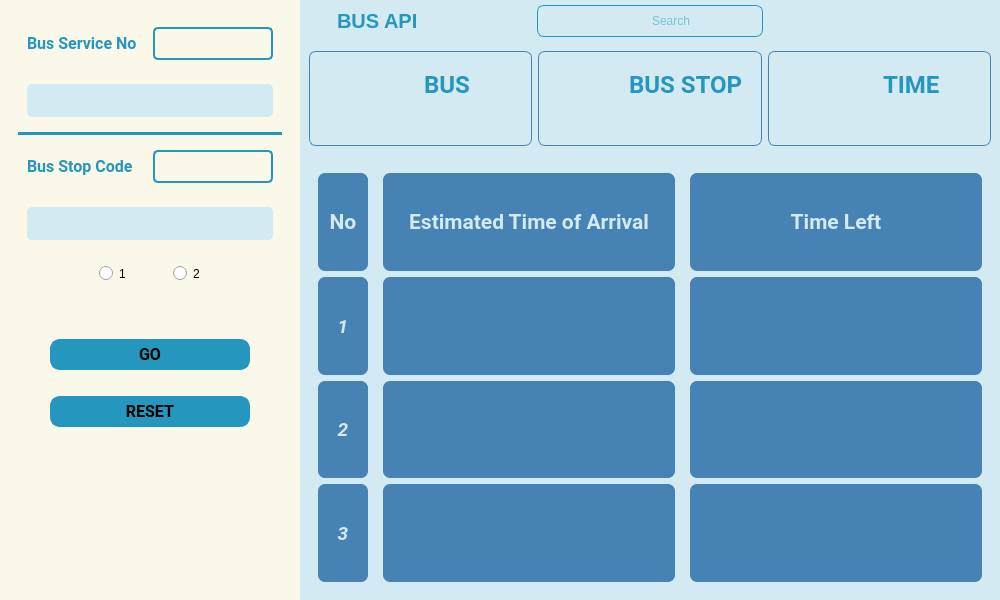
<?xml version="1.0" encoding="UTF-8"?>
<ui version="4.0">
 <class>Page2</class>
 <widget class="QMainWindow" name="Page2">
  <property name="geometry">
   <rect>
    <x>0</x>
    <y>0</y>
    <width>1000</width>
    <height>600</height>
   </rect>
  </property>
  <property name="windowTitle">
   <string>MainWindow</string>
  </property>
  <property name="styleSheet">
   <string notr="true"/>
  </property>
  <widget class="QWidget" name="centralwidget">
   <property name="styleSheet">
    <string notr="true">#leftMenu{
	background-color:#f9f8e9;
}
#mainBody{
	background-color:#d3eaf2;
}
*{
	color:#000;
	border:none;
}
QLabel{
	color:#2596be;
}
#searchFrame{
	border-radius:7px;
	border:1px solid#2596be;
	padding: 3px;
}
#busLe1, #busLe2{
	background:transparent;
	border:1px solid#2596be;
}
#lineEdit{
	background:transparent;
	color:#2596be;
}
#card{
	border:1px;
	border-radius:5px;
}
#line{
	background-color:#2596be;
}
#record,#record1,#record2,#record3{
	border:1px solid#2596be;
}
#requestBtn,#resetBtn{
	border: 2px solid#2596be;
	background-color:#2596be;
	border-radius:10px;
	padding:4px;
}
#busLe1, #busLe2 {
	padding:4px;
	border-radius:5px;
	border:2px solid#2596be;
	color:#2596be;
}
#busServiceCombo,#busStopCombo{
	padding:6px;
	border-radius:5px;
	color:#2596be;
}
#record,#record1,#record2,#record3{
	border:0px;
}
#noText, #etaText, #timeLeftText, #No1,#eta1,#timeLeft1, #No2,#eta2,#timeLeft2, #No3,#eta3,#timeLeft3{
	background-color:#4682B4;
	border-radius:7px;
	color: #d3eaf2;
}
#card1,#card2,#card3{
	border:1px solid#4682B4;
	border-radius:7px;
}
QComboBox{
	background-color:#d3eaf2;
}
QComboBox::editable{
	background: white;
}
QComboBox::drop-down{
	border:none;
}
QComboBox::down-arrow{
	image: url(:/blueicons/assets/icons/blue/arrow-down.svg);
	width:30px;
	height:30px;
	margin-right:30px;
}</string>
   </property>
   <layout class="QHBoxLayout" name="horizontalLayout_2">
    <property name="spacing">
     <number>0</number>
    </property>
    <property name="leftMargin">
     <number>0</number>
    </property>
    <property name="topMargin">
     <number>0</number>
    </property>
    <property name="rightMargin">
     <number>0</number>
    </property>
    <property name="bottomMargin">
     <number>0</number>
    </property>
    <item>
     <widget class="QWidget" name="leftMenu" native="true">
      <property name="maximumSize">
       <size>
        <width>300</width>
        <height>16777215</height>
       </size>
      </property>
      <layout class="QVBoxLayout" name="verticalLayout_5">
       <item alignment="Qt::AlignTop">
        <widget class="QFrame" name="inputFrame">
         <property name="frameShape">
          <enum>QFrame::StyledPanel</enum>
         </property>
         <property name="frameShadow">
          <enum>QFrame::Raised</enum>
         </property>
         <layout class="QVBoxLayout" name="verticalLayout_6">
          <item alignment="Qt::AlignBottom">
           <widget class="QFrame" name="frame_9">
            <property name="frameShape">
             <enum>QFrame::StyledPanel</enum>
            </property>
            <property name="frameShadow">
             <enum>QFrame::Raised</enum>
            </property>
            <layout class="QHBoxLayout" name="horizontalLayout_19">
             <item>
              <widget class="QLabel" name="label_20">
               <property name="minimumSize">
                <size>
                 <width>120</width>
                 <height>0</height>
                </size>
               </property>
               <property name="maximumSize">
                <size>
                 <width>120</width>
                 <height>16777215</height>
                </size>
               </property>
               <property name="font">
                <font>
                 <family>Roboto</family>
                 <pointsize>12</pointsize>
                 <bold>true</bold>
                </font>
               </property>
               <property name="text">
                <string>Bus Service No</string>
               </property>
              </widget>
             </item>
             <item>
              <widget class="QLineEdit" name="busLe1">
               <property name="font">
                <font>
                 <family>Roboto</family>
                 <pointsize>12</pointsize>
                </font>
               </property>
              </widget>
             </item>
            </layout>
           </widget>
          </item>
          <item>
           <widget class="QFrame" name="frame_10">
            <property name="frameShape">
             <enum>QFrame::StyledPanel</enum>
            </property>
            <property name="frameShadow">
             <enum>QFrame::Raised</enum>
            </property>
            <layout class="QHBoxLayout" name="horizontalLayout_16">
             <item>
              <widget class="QComboBox" name="busServiceCombo">
               <property name="font">
                <font>
                 <family>Roboto</family>
                 <pointsize>12</pointsize>
                 <italic>false</italic>
                </font>
               </property>
               <property name="iconSize">
                <size>
                 <width>16</width>
                 <height>16</height>
                </size>
               </property>
               <property name="placeholderText">
                <string/>
               </property>
              </widget>
             </item>
            </layout>
           </widget>
          </item>
          <item>
           <widget class="Line" name="line">
            <property name="lineWidth">
             <number>1</number>
            </property>
            <property name="orientation">
             <enum>Qt::Horizontal</enum>
            </property>
           </widget>
          </item>
          <item alignment="Qt::AlignBottom">
           <widget class="QFrame" name="frame_11">
            <property name="frameShape">
             <enum>QFrame::StyledPanel</enum>
            </property>
            <property name="frameShadow">
             <enum>QFrame::Raised</enum>
            </property>
            <layout class="QHBoxLayout" name="horizontalLayout_17">
             <item>
              <widget class="QLabel" name="label_21">
               <property name="minimumSize">
                <size>
                 <width>120</width>
                 <height>0</height>
                </size>
               </property>
               <property name="maximumSize">
                <size>
                 <width>120</width>
                 <height>16777215</height>
                </size>
               </property>
               <property name="font">
                <font>
                 <family>Roboto</family>
                 <pointsize>12</pointsize>
                 <bold>true</bold>
                </font>
               </property>
               <property name="text">
                <string>Bus Stop Code</string>
               </property>
              </widget>
             </item>
             <item>
              <widget class="QLineEdit" name="busLe2">
               <property name="font">
                <font>
                 <family>Roboto</family>
                 <pointsize>12</pointsize>
                </font>
               </property>
              </widget>
             </item>
            </layout>
           </widget>
          </item>
          <item>
           <widget class="QFrame" name="frame_5">
            <property name="frameShape">
             <enum>QFrame::StyledPanel</enum>
            </property>
            <property name="frameShadow">
             <enum>QFrame::Raised</enum>
            </property>
            <layout class="QVBoxLayout" name="verticalLayout_7">
             <item>
              <widget class="QComboBox" name="busStopCombo">
               <property name="font">
                <font>
                 <family>Roboto</family>
                 <pointsize>12</pointsize>
                </font>
               </property>
              </widget>
             </item>
            </layout>
           </widget>
          </item>
          <item alignment="Qt::AlignHCenter">
           <widget class="QFrame" name="frame_6">
            <property name="frameShape">
             <enum>QFrame::StyledPanel</enum>
            </property>
            <property name="frameShadow">
             <enum>QFrame::Raised</enum>
            </property>
            <layout class="QHBoxLayout" name="horizontalLayout_18">
             <item>
              <widget class="QRadioButton" name="firstRadio">
               <property name="text">
                <string>1</string>
               </property>
              </widget>
             </item>
             <item>
              <spacer name="horizontalSpacer">
               <property name="orientation">
                <enum>Qt::Horizontal</enum>
               </property>
               <property name="sizeHint" stdset="0">
                <size>
                 <width>40</width>
                 <height>20</height>
                </size>
               </property>
              </spacer>
             </item>
             <item>
              <widget class="QRadioButton" name="secondRadio">
               <property name="text">
                <string>2</string>
               </property>
              </widget>
             </item>
            </layout>
           </widget>
          </item>
          <item>
           <spacer name="verticalSpacer_2">
            <property name="orientation">
             <enum>Qt::Vertical</enum>
            </property>
            <property name="sizeHint" stdset="0">
             <size>
              <width>20</width>
              <height>40</height>
             </size>
            </property>
           </spacer>
          </item>
          <item alignment="Qt::AlignHCenter">
           <widget class="QPushButton" name="requestBtn">
            <property name="sizePolicy">
             <sizepolicy hsizetype="Minimum" vsizetype="Preferred">
              <horstretch>0</horstretch>
              <verstretch>0</verstretch>
             </sizepolicy>
            </property>
            <property name="minimumSize">
             <size>
              <width>200</width>
              <height>0</height>
             </size>
            </property>
            <property name="maximumSize">
             <size>
              <width>200</width>
              <height>16777215</height>
             </size>
            </property>
            <property name="font">
             <font>
              <family>Roboto</family>
              <pointsize>12</pointsize>
              <bold>true</bold>
             </font>
            </property>
            <property name="text">
             <string>GO</string>
            </property>
           </widget>
          </item>
          <item>
           <spacer name="verticalSpacer">
            <property name="orientation">
             <enum>Qt::Vertical</enum>
            </property>
            <property name="sizeHint" stdset="0">
             <size>
              <width>20</width>
              <height>20</height>
             </size>
            </property>
           </spacer>
          </item>
          <item alignment="Qt::AlignHCenter">
           <widget class="QPushButton" name="resetBtn">
            <property name="minimumSize">
             <size>
              <width>200</width>
              <height>0</height>
             </size>
            </property>
            <property name="maximumSize">
             <size>
              <width>200</width>
              <height>16777215</height>
             </size>
            </property>
            <property name="font">
             <font>
              <family>Roboto</family>
              <pointsize>12</pointsize>
              <bold>true</bold>
             </font>
            </property>
            <property name="text">
             <string>RESET</string>
            </property>
           </widget>
          </item>
         </layout>
        </widget>
       </item>
      </layout>
     </widget>
    </item>
    <item>
     <widget class="QWidget" name="mainBody" native="true">
      <layout class="QVBoxLayout" name="verticalLayout">
       <property name="spacing">
        <number>0</number>
       </property>
       <property name="leftMargin">
        <number>0</number>
       </property>
       <property name="topMargin">
        <number>0</number>
       </property>
       <property name="rightMargin">
        <number>0</number>
       </property>
       <property name="bottomMargin">
        <number>0</number>
       </property>
       <item alignment="Qt::AlignTop">
        <widget class="QWidget" name="top" native="true">
         <layout class="QHBoxLayout" name="horizontalLayout">
          <property name="spacing">
           <number>5</number>
          </property>
          <property name="leftMargin">
           <number>5</number>
          </property>
          <property name="topMargin">
           <number>5</number>
          </property>
          <property name="rightMargin">
           <number>5</number>
          </property>
          <property name="bottomMargin">
           <number>5</number>
          </property>
          <item alignment="Qt::AlignLeft">
           <widget class="QWidget" name="appWidget" native="true">
            <layout class="QHBoxLayout" name="horizontalLayout_3">
             <property name="spacing">
              <number>0</number>
             </property>
             <property name="leftMargin">
              <number>0</number>
             </property>
             <property name="topMargin">
              <number>0</number>
             </property>
             <property name="rightMargin">
              <number>0</number>
             </property>
             <property name="bottomMargin">
              <number>0</number>
             </property>
             <item>
              <widget class="QPushButton" name="pushButton_2">
               <property name="text">
                <string/>
               </property>
               <property name="icon">
                <iconset resource="resources.qrc">
                 <normaloff>:/blueicons/assets/icons/blue/map-pin.svg</normaloff>:/blueicons/assets/icons/blue/map-pin.svg</iconset>
               </property>
               <property name="iconSize">
                <size>
                 <width>24</width>
                 <height>24</height>
                </size>
               </property>
              </widget>
             </item>
             <item alignment="Qt::AlignRight">
              <widget class="QLabel" name="titleText">
               <property name="font">
                <font>
                 <pointsize>15</pointsize>
                 <bold>true</bold>
                </font>
               </property>
               <property name="text">
                <string>BUS API</string>
               </property>
              </widget>
             </item>
            </layout>
           </widget>
          </item>
          <item>
           <widget class="QWidget" name="searchWidget" native="true">
            <layout class="QHBoxLayout" name="horizontalLayout_5">
             <property name="spacing">
              <number>0</number>
             </property>
             <property name="leftMargin">
              <number>0</number>
             </property>
             <property name="topMargin">
              <number>0</number>
             </property>
             <property name="rightMargin">
              <number>0</number>
             </property>
             <property name="bottomMargin">
              <number>0</number>
             </property>
             <item>
              <widget class="QFrame" name="searchFrame">
               <property name="sizePolicy">
                <sizepolicy hsizetype="Minimum" vsizetype="Preferred">
                 <horstretch>0</horstretch>
                 <verstretch>0</verstretch>
                </sizepolicy>
               </property>
               <property name="frameShape">
                <enum>QFrame::StyledPanel</enum>
               </property>
               <property name="frameShadow">
                <enum>QFrame::Raised</enum>
               </property>
               <layout class="QHBoxLayout" name="horizontalLayout_4">
                <property name="spacing">
                 <number>0</number>
                </property>
                <property name="leftMargin">
                 <number>0</number>
                </property>
                <property name="topMargin">
                 <number>0</number>
                </property>
                <property name="rightMargin">
                 <number>0</number>
                </property>
                <property name="bottomMargin">
                 <number>0</number>
                </property>
                <item alignment="Qt::AlignLeft">
                 <widget class="QLabel" name="label_3">
                  <property name="minimumSize">
                   <size>
                    <width>24</width>
                    <height>24</height>
                   </size>
                  </property>
                  <property name="maximumSize">
                   <size>
                    <width>24</width>
                    <height>24</height>
                   </size>
                  </property>
                  <property name="text">
                   <string/>
                  </property>
                  <property name="pixmap">
                   <pixmap resource="resources.qrc">:/blueicons/assets/icons/blue/search.svg</pixmap>
                  </property>
                  <property name="scaledContents">
                   <bool>true</bool>
                  </property>
                 </widget>
                </item>
                <item alignment="Qt::AlignLeft">
                 <widget class="QLineEdit" name="lineEdit">
                  <property name="sizePolicy">
                   <sizepolicy hsizetype="Expanding" vsizetype="Fixed">
                    <horstretch>0</horstretch>
                    <verstretch>0</verstretch>
                   </sizepolicy>
                  </property>
                  <property name="maximumSize">
                   <size>
                    <width>250</width>
                    <height>16777215</height>
                   </size>
                  </property>
                  <property name="frame">
                   <bool>false</bool>
                  </property>
                  <property name="placeholderText">
                   <string>Search</string>
                  </property>
                 </widget>
                </item>
               </layout>
              </widget>
             </item>
            </layout>
           </widget>
          </item>
          <item alignment="Qt::AlignRight">
           <widget class="QWidget" name="profileWidget" native="true">
            <layout class="QHBoxLayout" name="horizontalLayout_6">
             <property name="spacing">
              <number>0</number>
             </property>
             <property name="leftMargin">
              <number>0</number>
             </property>
             <property name="topMargin">
              <number>0</number>
             </property>
             <property name="rightMargin">
              <number>0</number>
             </property>
             <property name="bottomMargin">
              <number>0</number>
             </property>
             <item>
              <widget class="QPushButton" name="pushButton">
               <property name="text">
                <string/>
               </property>
               <property name="icon">
                <iconset resource="resources.qrc">
                 <normaloff>:/blueicons/assets/icons/blue/user.svg</normaloff>:/blueicons/assets/icons/blue/user.svg</iconset>
               </property>
               <property name="iconSize">
                <size>
                 <width>26</width>
                 <height>26</height>
                </size>
               </property>
              </widget>
             </item>
            </layout>
           </widget>
          </item>
         </layout>
        </widget>
       </item>
       <item>
        <widget class="QWidget" name="middle" native="true">
         <layout class="QHBoxLayout" name="horizontalLayout_7">
          <item>
           <widget class="QFrame" name="card1">
            <property name="frameShape">
             <enum>QFrame::StyledPanel</enum>
            </property>
            <property name="frameShadow">
             <enum>QFrame::Raised</enum>
            </property>
            <layout class="QVBoxLayout" name="verticalLayout_2">
             <item>
              <widget class="QFrame" name="frame">
               <property name="frameShape">
                <enum>QFrame::StyledPanel</enum>
               </property>
               <property name="frameShadow">
                <enum>QFrame::Raised</enum>
               </property>
               <layout class="QHBoxLayout" name="horizontalLayout_8">
                <item>
                 <widget class="QLabel" name="label_5">
                  <property name="text">
                   <string/>
                  </property>
                  <property name="pixmap">
                   <pixmap resource="resources.qrc">:/blueicons/assets/icons/blue/zoom-in.svg</pixmap>
                  </property>
                 </widget>
                </item>
                <item>
                 <widget class="QLabel" name="label_6">
                  <property name="font">
                   <font>
                    <family>Roboto</family>
                    <pointsize>18</pointsize>
                    <bold>true</bold>
                   </font>
                  </property>
                  <property name="text">
                   <string>BUS</string>
                  </property>
                 </widget>
                </item>
               </layout>
              </widget>
             </item>
             <item>
              <widget class="QLabel" name="busInfo">
               <property name="font">
                <font>
                 <family>Roboto</family>
                 <pointsize>14</pointsize>
                 <italic>true</italic>
                 <bold>true</bold>
                </font>
               </property>
               <property name="text">
                <string/>
               </property>
               <property name="alignment">
                <set>Qt::AlignCenter</set>
               </property>
              </widget>
             </item>
            </layout>
           </widget>
          </item>
          <item>
           <widget class="QFrame" name="card2">
            <property name="frameShape">
             <enum>QFrame::StyledPanel</enum>
            </property>
            <property name="frameShadow">
             <enum>QFrame::Raised</enum>
            </property>
            <layout class="QVBoxLayout" name="verticalLayout_3">
             <item>
              <widget class="QFrame" name="frame_2">
               <property name="frameShape">
                <enum>QFrame::StyledPanel</enum>
               </property>
               <property name="frameShadow">
                <enum>QFrame::Raised</enum>
               </property>
               <layout class="QHBoxLayout" name="horizontalLayout_9">
                <item>
                 <widget class="QLabel" name="label_8">
                  <property name="text">
                   <string/>
                  </property>
                  <property name="pixmap">
                   <pixmap resource="resources.qrc">:/blueicons/assets/icons/blue/zoom-in.svg</pixmap>
                  </property>
                 </widget>
                </item>
                <item>
                 <widget class="QLabel" name="label_7">
                  <property name="font">
                   <font>
                    <family>Roboto</family>
                    <pointsize>18</pointsize>
                    <bold>true</bold>
                   </font>
                  </property>
                  <property name="text">
                   <string>BUS STOP</string>
                  </property>
                 </widget>
                </item>
               </layout>
              </widget>
             </item>
             <item>
              <widget class="QLabel" name="busStopInfo">
               <property name="font">
                <font>
                 <family>Roboto</family>
                 <pointsize>14</pointsize>
                 <italic>true</italic>
                 <bold>true</bold>
                </font>
               </property>
               <property name="text">
                <string/>
               </property>
               <property name="alignment">
                <set>Qt::AlignCenter</set>
               </property>
              </widget>
             </item>
            </layout>
           </widget>
          </item>
          <item>
           <widget class="QFrame" name="card3">
            <property name="frameShape">
             <enum>QFrame::StyledPanel</enum>
            </property>
            <property name="frameShadow">
             <enum>QFrame::Raised</enum>
            </property>
            <layout class="QVBoxLayout" name="verticalLayout_4">
             <item>
              <widget class="QFrame" name="frame_3">
               <property name="frameShape">
                <enum>QFrame::StyledPanel</enum>
               </property>
               <property name="frameShadow">
                <enum>QFrame::Raised</enum>
               </property>
               <layout class="QHBoxLayout" name="horizontalLayout_10">
                <item>
                 <widget class="QLabel" name="label_10">
                  <property name="text">
                   <string/>
                  </property>
                  <property name="pixmap">
                   <pixmap resource="resources.qrc">:/blueicons/assets/icons/blue/calendar.svg</pixmap>
                  </property>
                 </widget>
                </item>
                <item>
                 <widget class="QLabel" name="label_9">
                  <property name="font">
                   <font>
                    <family>Roboto</family>
                    <pointsize>18</pointsize>
                    <bold>true</bold>
                   </font>
                  </property>
                  <property name="text">
                   <string>TIME</string>
                  </property>
                 </widget>
                </item>
               </layout>
              </widget>
             </item>
             <item>
              <widget class="QLabel" name="firstOrSecond">
               <property name="font">
                <font>
                 <family>Roboto</family>
                 <pointsize>14</pointsize>
                 <italic>true</italic>
                 <bold>true</bold>
                </font>
               </property>
               <property name="text">
                <string/>
               </property>
               <property name="alignment">
                <set>Qt::AlignCenter</set>
               </property>
              </widget>
             </item>
            </layout>
           </widget>
          </item>
         </layout>
        </widget>
       </item>
       <item>
        <widget class="QWidget" name="bottom" native="true">
         <property name="sizePolicy">
          <sizepolicy hsizetype="Preferred" vsizetype="Expanding">
           <horstretch>0</horstretch>
           <verstretch>0</verstretch>
          </sizepolicy>
         </property>
         <layout class="QHBoxLayout" name="horizontalLayout_11">
          <item>
           <widget class="QFrame" name="frame_4">
            <property name="frameShape">
             <enum>QFrame::StyledPanel</enum>
            </property>
            <property name="frameShadow">
             <enum>QFrame::Raised</enum>
            </property>
            <layout class="QGridLayout" name="gridLayout">
             <item row="3" column="1">
              <widget class="QFrame" name="record2">
               <property name="frameShape">
                <enum>QFrame::StyledPanel</enum>
               </property>
               <property name="frameShadow">
                <enum>QFrame::Raised</enum>
               </property>
               <layout class="QHBoxLayout" name="horizontalLayout_13">
                <property name="spacing">
                 <number>15</number>
                </property>
                <property name="leftMargin">
                 <number>0</number>
                </property>
                <property name="topMargin">
                 <number>0</number>
                </property>
                <property name="rightMargin">
                 <number>0</number>
                </property>
                <property name="bottomMargin">
                 <number>0</number>
                </property>
                <item>
                 <widget class="QLabel" name="No2">
                  <property name="maximumSize">
                   <size>
                    <width>50</width>
                    <height>16777215</height>
                   </size>
                  </property>
                  <property name="font">
                   <font>
                    <family>Roboto</family>
                    <pointsize>14</pointsize>
                    <italic>true</italic>
                    <bold>true</bold>
                   </font>
                  </property>
                  <property name="text">
                   <string>2</string>
                  </property>
                  <property name="alignment">
                   <set>Qt::AlignCenter</set>
                  </property>
                 </widget>
                </item>
                <item>
                 <widget class="QLabel" name="eta2">
                  <property name="font">
                   <font>
                    <family>Roboto</family>
                    <pointsize>15</pointsize>
                    <italic>true</italic>
                    <bold>true</bold>
                   </font>
                  </property>
                  <property name="text">
                   <string/>
                  </property>
                  <property name="alignment">
                   <set>Qt::AlignCenter</set>
                  </property>
                 </widget>
                </item>
                <item>
                 <widget class="QLabel" name="timeLeft2">
                  <property name="font">
                   <font>
                    <family>Roboto</family>
                    <pointsize>15</pointsize>
                    <italic>true</italic>
                    <bold>true</bold>
                   </font>
                  </property>
                  <property name="text">
                   <string/>
                  </property>
                  <property name="alignment">
                   <set>Qt::AlignCenter</set>
                  </property>
                 </widget>
                </item>
               </layout>
              </widget>
             </item>
             <item row="4" column="1">
              <widget class="QFrame" name="record3">
               <property name="frameShape">
                <enum>QFrame::StyledPanel</enum>
               </property>
               <property name="frameShadow">
                <enum>QFrame::Raised</enum>
               </property>
               <layout class="QHBoxLayout" name="horizontalLayout_14">
                <property name="spacing">
                 <number>15</number>
                </property>
                <property name="leftMargin">
                 <number>0</number>
                </property>
                <property name="topMargin">
                 <number>0</number>
                </property>
                <property name="rightMargin">
                 <number>0</number>
                </property>
                <property name="bottomMargin">
                 <number>0</number>
                </property>
                <item>
                 <widget class="QLabel" name="No3">
                  <property name="maximumSize">
                   <size>
                    <width>50</width>
                    <height>16777215</height>
                   </size>
                  </property>
                  <property name="font">
                   <font>
                    <family>Roboto</family>
                    <pointsize>14</pointsize>
                    <italic>true</italic>
                    <bold>true</bold>
                   </font>
                  </property>
                  <property name="text">
                   <string>3</string>
                  </property>
                  <property name="alignment">
                   <set>Qt::AlignCenter</set>
                  </property>
                 </widget>
                </item>
                <item>
                 <widget class="QLabel" name="eta3">
                  <property name="font">
                   <font>
                    <family>Roboto</family>
                    <pointsize>15</pointsize>
                    <italic>true</italic>
                    <bold>true</bold>
                   </font>
                  </property>
                  <property name="text">
                   <string/>
                  </property>
                  <property name="alignment">
                   <set>Qt::AlignCenter</set>
                  </property>
                 </widget>
                </item>
                <item>
                 <widget class="QLabel" name="timeLeft3">
                  <property name="font">
                   <font>
                    <family>Roboto</family>
                    <pointsize>15</pointsize>
                    <italic>true</italic>
                    <bold>true</bold>
                   </font>
                  </property>
                  <property name="text">
                   <string/>
                  </property>
                  <property name="alignment">
                   <set>Qt::AlignCenter</set>
                  </property>
                 </widget>
                </item>
               </layout>
              </widget>
             </item>
             <item row="2" column="1">
              <widget class="QFrame" name="record1">
               <property name="frameShape">
                <enum>QFrame::StyledPanel</enum>
               </property>
               <property name="frameShadow">
                <enum>QFrame::Raised</enum>
               </property>
               <layout class="QHBoxLayout" name="horizontalLayout_12">
                <property name="spacing">
                 <number>15</number>
                </property>
                <property name="leftMargin">
                 <number>0</number>
                </property>
                <property name="topMargin">
                 <number>0</number>
                </property>
                <property name="rightMargin">
                 <number>0</number>
                </property>
                <property name="bottomMargin">
                 <number>0</number>
                </property>
                <item>
                 <widget class="QLabel" name="No1">
                  <property name="maximumSize">
                   <size>
                    <width>50</width>
                    <height>16777215</height>
                   </size>
                  </property>
                  <property name="font">
                   <font>
                    <family>Roboto</family>
                    <pointsize>14</pointsize>
                    <italic>true</italic>
                    <bold>true</bold>
                   </font>
                  </property>
                  <property name="text">
                   <string>1</string>
                  </property>
                  <property name="alignment">
                   <set>Qt::AlignCenter</set>
                  </property>
                 </widget>
                </item>
                <item>
                 <widget class="QLabel" name="eta1">
                  <property name="font">
                   <font>
                    <family>Roboto</family>
                    <pointsize>15</pointsize>
                    <italic>true</italic>
                    <bold>true</bold>
                   </font>
                  </property>
                  <property name="text">
                   <string/>
                  </property>
                  <property name="alignment">
                   <set>Qt::AlignCenter</set>
                  </property>
                 </widget>
                </item>
                <item>
                 <widget class="QLabel" name="timeLeft1">
                  <property name="font">
                   <font>
                    <family>Roboto</family>
                    <pointsize>15</pointsize>
                    <italic>true</italic>
                    <bold>true</bold>
                   </font>
                  </property>
                  <property name="text">
                   <string/>
                  </property>
                  <property name="alignment">
                   <set>Qt::AlignCenter</set>
                  </property>
                 </widget>
                </item>
               </layout>
              </widget>
             </item>
             <item row="0" column="1">
              <widget class="QFrame" name="record">
               <property name="frameShape">
                <enum>QFrame::StyledPanel</enum>
               </property>
               <property name="frameShadow">
                <enum>QFrame::Raised</enum>
               </property>
               <layout class="QHBoxLayout" name="horizontalLayout_15">
                <property name="spacing">
                 <number>15</number>
                </property>
                <property name="leftMargin">
                 <number>0</number>
                </property>
                <property name="topMargin">
                 <number>0</number>
                </property>
                <property name="rightMargin">
                 <number>0</number>
                </property>
                <property name="bottomMargin">
                 <number>0</number>
                </property>
                <item>
                 <widget class="QLabel" name="noText">
                  <property name="maximumSize">
                   <size>
                    <width>50</width>
                    <height>16777215</height>
                   </size>
                  </property>
                  <property name="font">
                   <font>
                    <family>Roboto</family>
                    <pointsize>16</pointsize>
                    <bold>true</bold>
                   </font>
                  </property>
                  <property name="text">
                   <string>No</string>
                  </property>
                  <property name="alignment">
                   <set>Qt::AlignCenter</set>
                  </property>
                 </widget>
                </item>
                <item>
                 <widget class="QLabel" name="etaText">
                  <property name="font">
                   <font>
                    <family>Roboto</family>
                    <pointsize>16</pointsize>
                    <bold>true</bold>
                   </font>
                  </property>
                  <property name="text">
                   <string>Estimated Time of Arrival</string>
                  </property>
                  <property name="alignment">
                   <set>Qt::AlignCenter</set>
                  </property>
                 </widget>
                </item>
                <item>
                 <widget class="QLabel" name="timeLeftText">
                  <property name="font">
                   <font>
                    <family>Roboto</family>
                    <pointsize>16</pointsize>
                    <bold>true</bold>
                   </font>
                  </property>
                  <property name="text">
                   <string>Time Left</string>
                  </property>
                  <property name="alignment">
                   <set>Qt::AlignCenter</set>
                  </property>
                 </widget>
                </item>
               </layout>
              </widget>
             </item>
            </layout>
           </widget>
          </item>
         </layout>
        </widget>
       </item>
      </layout>
     </widget>
    </item>
   </layout>
  </widget>
 </widget>
 <resources>
  <include location="resources.qrc"/>
 </resources>
 <connections/>
</ui>
